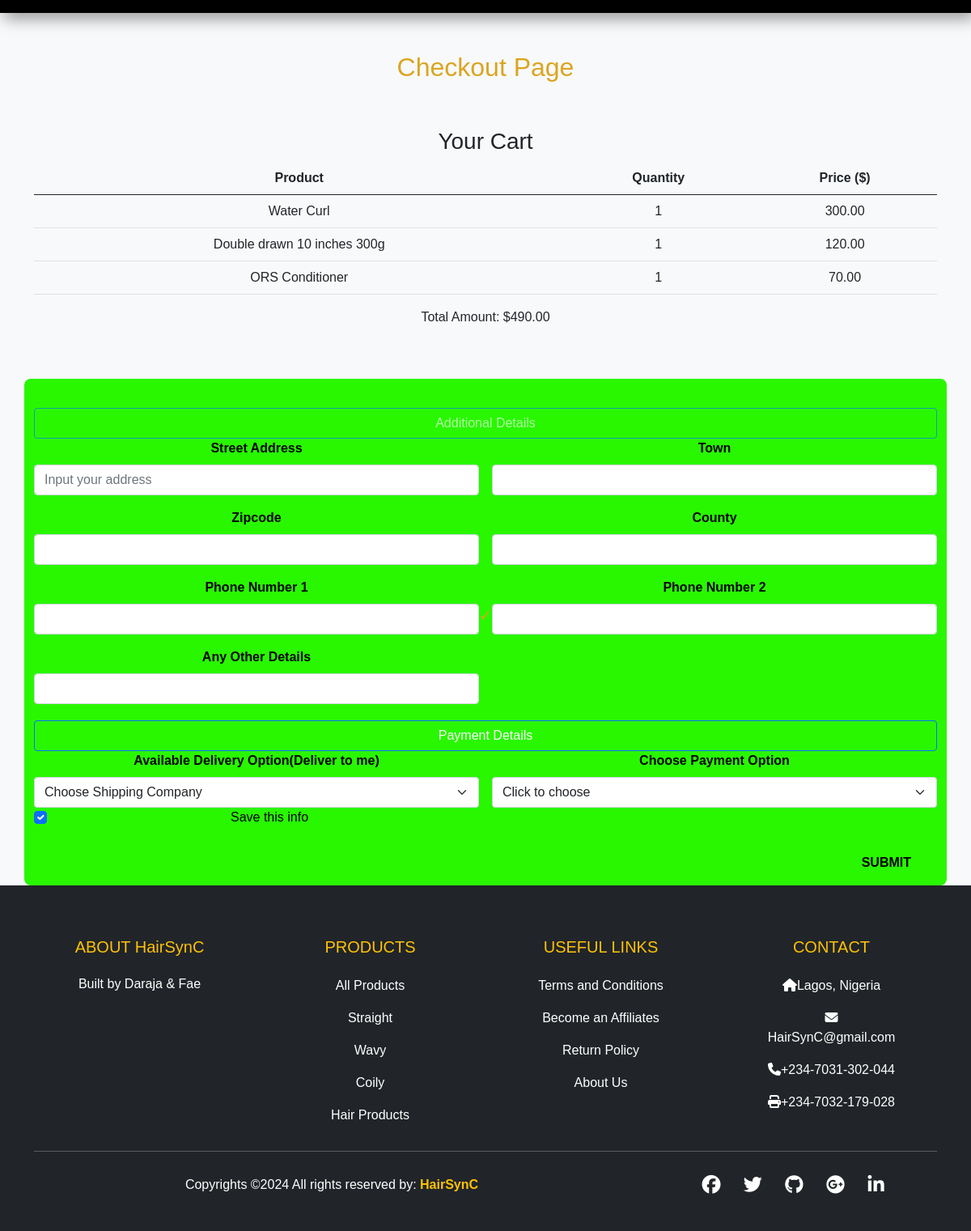
The app's page /store/checkout/ (signed in), older data.
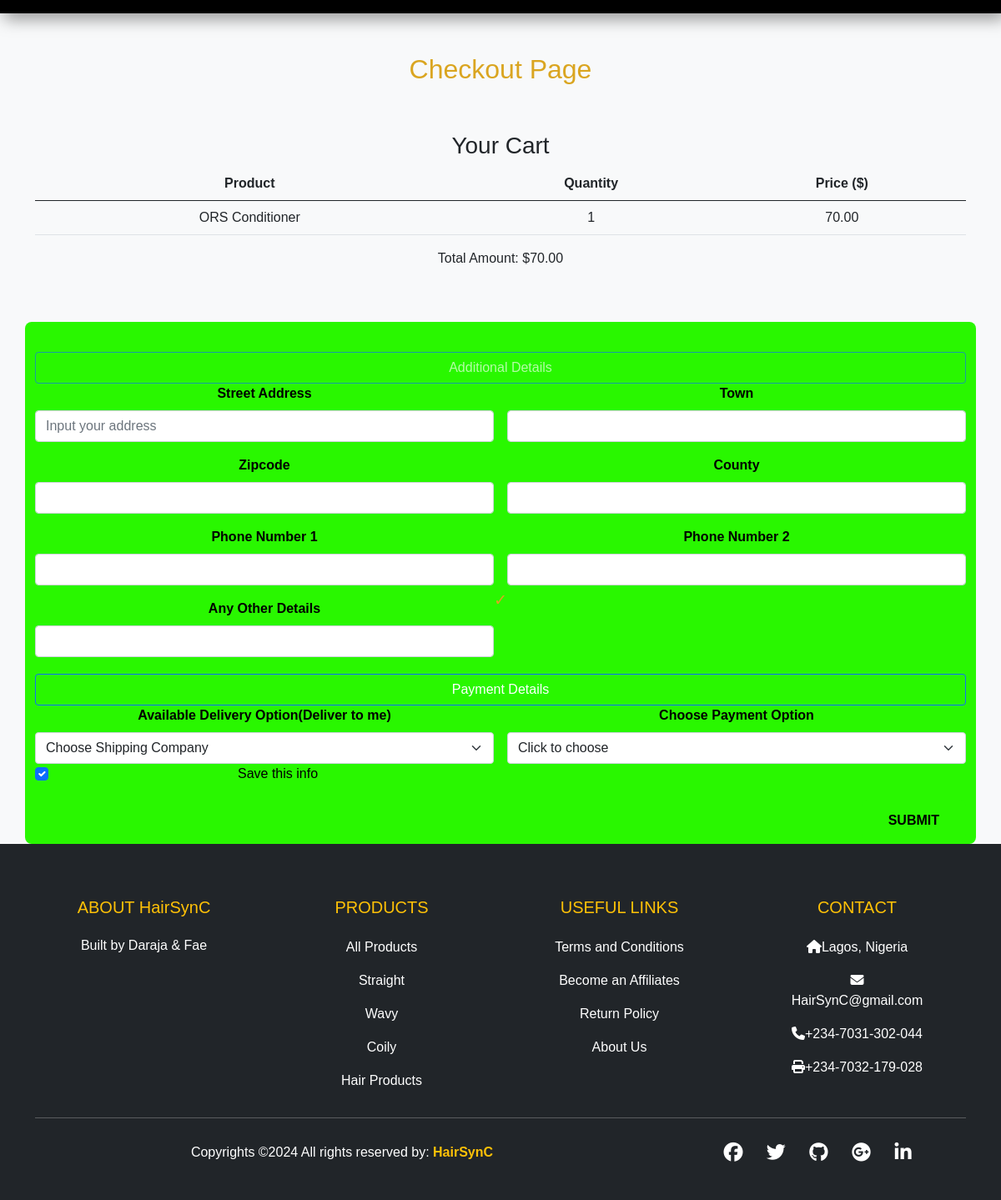
The same page, newer data.
### store/models.py (models this page shows, shortened)
class CartItem(models.Model):
    item_id = models.AutoField(primary_key=True)
    cart = models.ForeignKey(ShoppingCart, on_delete=models.CASCADE)
    product = models.ForeignKey(Product, on_delete=models.CASCADE)
    quantity = models.PositiveIntegerField()

class Product(models.Model):
    product_id = models.AutoField(primary_key=True)
    name = models.CharField(max_length=255)
    description = models.TextField()
    price = models.DecimalField(max_digits=10, decimal_places=2)
    quantity_in_stock = models.IntegerField(validators=[MinValueValidator(0)])
    category = models.ForeignKey(Category, on_delete=models.CASCADE)
    image = models.ImageField(upload_to='images', blank=True)

### store/views.py (the view)
    def wrapper(request, *args, **kwargs):
        if not request.user.is_authenticated:
            return JsonResponse({"error": "Unauthorized"}, status=401)
        return view_func(request, *args, **kwargs)

### store/views.py (called while the page is built)
def check_authentication(view_func):
    def wrapper(request, *args, **kwargs):
        if not request.user.is_authenticated:
            return JsonResponse({"error": "Unauthorized"}, status=401)
        return view_func(request, *args, **kwargs)
    return wrapper

@check_authentication
@require_http_methods(["GET"])
def checkout(request):
    try:
        user_id = request.user.id
        cart_contents = ShoppingCart.objects.get(user=user_id)
        cart_items = CartItem.objects.filter(cart=cart_contents)
        for item in cart_items:
            item.total_price = item.product.price * item.quantity
        total_amount = sum(item.total_price for item in cart_items)
        return render(request, 'store/checkout.html', {
            'cart_items': cart_items,
            'total_amount': total_amount,
            'cart_item_count': cart_items.count()
        })
    except ShoppingCart.DoesNotExist:
        return render(request, 'store/checkout.html', {
            'cart_items': [],
            'total_amount': 0,
            'cart_item_count': 0
        })

### store/templates/store/checkout.html (shortened to what this page needs)
<!DOCTYPE html>
<html lang="en">
<head>
 {% load static %}
 <link rel="stylesheet" href="{% static 'store/css/style.css' %}">
 <link href="{% static 'store/css/all.min.css' %}" rel="stylesheet">
 <link href="{% static 'store/css/bootstrap.min.css' %}" rel="stylesheet">
 <link href="{% static 'store/css/bootstrap-icons.css' %}" rel="stylesheet">
</head>
<body>
<nav class="navbar navbar-expand-xl navbar-dark" id="navbar">
</nav>
<body class="bg-light">
 <div class="container">
      <div class="py-5 text-center">
          <h2 style="color: goldenrod;"> Checkout Page </style></h2>
          <br><br>
          <div class="form">
                <h3>Your Cart</h3>
                <table class="table cart-table">
                 <thead>
                    <tr>
                      <th scope="col">Product</th>
                      <th scope="col">Quantity</th>
                      <th scope="col">Price ($)</th>
                    </tr>
                 </thead>
                 <tbody>
                    {% for item in cart_items %}
                    <tr>
                      <td>{{ item.product.name }}</td>
                      <td>{{ item.quantity }}</td>
                      <td>{{ item.total_price }}</td>
                    </tr>
                    {% endfor %}
                 </tbody>
                </table>
                <p>Total Amount: ${{ total_amount }}</p>
              </div>
            </div>
          </div>
          <div class="container checkout">
            {% if not request.user.has_saved_address %}
            <form method="post" action="{% url 'store:add_address' %}" id="addAddressForm" novalidate>
                <button type="submit" class="btn btn-primary disabled" style="background-color: #29f700;">Additional Details</button>
                <div class="row g-3">
                    <div class="col-sm-6">
                        <label for="streetAddress" class="form-label">Street Address</label>
                        <input type="text" class="form-control" id="streetAddress" name="street_address" placeholder="Input your address" required>
                    </div>
                    <div class="col-sm-6">
                        <label for="town" class="form-label">Town</label>
                        <input type="text" class="form-control" id="town" name="town" required>
                    </div>
                    <div class="col-sm-6">
                        <label for="zipcode" class="form-label">Zipcode</label>
                        <input type="text" class="form-control" id="zipcode" name="zipcode" required>
                    </div>
                    <div class="col-sm-6">
                        <label for="county" class="form-label">County</label>
                        <input type="text" class="form-control" id="county" name="county" required>
                    </div>
                    <div class="col-sm-6">
                        <label for="phoneNumber1" class="form-label">Phone Number 1</label>
                        <input type="text" class="form-control" id="phoneNumber1" name="phone_number_1" required>
                    </div>
                    <div class="col-sm-6">
                        <label for="phoneNumber2" class="form-label">Phone Number 2</label>
                        <input type="text" class="form-control" id="phoneNumber2" name="phone_number_2" required>
                    </div>
                    <div class="col-sm-6">
                        <label for="additionalDetails" class="form-label">Any Other Details</label>
                        <input type="text" class="form-control" id="additionalDetails" name="additional_details">
                    </div>
                </div>
            </form>
            {% endif %}
            <form method="post" action="{% url 'store:process_checkout' %}" id="checkoutForm" novalidate>
                <button type="submit" class="btn btn-primary" style="background-color: #29f700;">Payment Details</button>
                <div class="row g-3">
                    <div class="col-sm-6">
                      <label for="shippingCompany" class="form-label">Available Delivery Option(Deliver to me)</label>
                        <select id="shippingCompany" class="form-select" name="shipping_company" required>
                            <option selected>Choose Shipping Company</option>
                        </select>
                    </div>
                    <div class="col-sm-6">
                        <label for="paymentOption" class="form-label">Choose Payment Option</label>
                        <select id="paymentOption" class="form-select" name="payment_option" required>
                            <option selected>Click to choose</option>
                        </select>
                    </div>
                </div>
                    <div class="col-md-6">
                        <div class="form-check">
                            <input id="saveInfo" type="checkbox" class="form-check-input" name="save_info" checked>
                            <label for="saveInfo" class="form-check-label" style="align-items: left;">Save this info</label>
                        </div>
                    </div>
                    <div style="text-align: right; width: 100%; margin-right: 5em; margin-top: 30px;">
                      <a href="" class="checkout"><b>SUBMIT</b></a>
                    </div>
                  </div>
</body>
<footer class="bg-dark text-white pt-5 pb-4">
  <div class="container text-center text-md-left">
    <div class="row text-center text-md text-md-left">
      <div class="col-md-3 col-lg-3 col-xl-3 mx auto mt-3">
        <h5 class="mb-4 font-weight-bold text-warning"><a href="about.html" class="text-decoration-none text-warning">ABOUT HairSynC</a>
          <h6> Built by Daraja & Fae </h6>
        </div>
        <div class="col-md-2 col-lg-2 col-xl-2 mx-auto mt-3">
          <h5 class="text-uppercase mb-4 font-weight-bold text-warning">Products</h5>
          <p>
            <a href="{% url 'store:products' %}" class="text-white" style="text-decoration: none;">All Products</a>
          </p>
          <p>
            <a href="{% url 'store:straight' %}" class="text-white" style="text-decoration: none;">Straight</a>
          </p>
          <p>
            <a href="{% url 'store:wavy' %}" class="text-white" style="text-decoration: none;">Wavy</a>
          </p>
          <p>
            <a href="{% url 'store:coily' %}" class="text-white" style="text-decoration: none;">Coily</a>
          </p>
          <p>
            <a href="{% url 'store:hair_products' %}" class="text-white" style="text-decoration: none;">Hair Products</a>
          </p>
        </div>
        <div class="col-md-3 col-lg-2 col-xl-2 mx-auto mt-3">
          <h5 class="text-uppercase mb-4 font-weight-bold text-warning">Useful Links</h5>
          <p>
            <a href="#" class="text-white" style="text-decoration: none;">Terms and Conditions</a>
          </p>
          <p>
            <a href="#" class="text-white" style="text-decoration: none;">Become an Affiliates</a>
          </p>
          <p>
            <a href="#" class="text-white" style="text-decoration: none;">Return Policy</a>
          </p>
          <p>
            <a href="#contact.html" class="text-white" style="text-decoration: none;">About Us</a>
          </p>
        </div>
        <div class="col-md-4 col-lg-3 col-xl-2 mx-auto mt-3">
          <h5 class="text-uppercase mb-4 font-weight-bold text-warning">Contact</h5>
          <p>
            <i class="fas fa-home mr-3"></i>Lagos, Nigeria
          </p>
          <p>
            <i class="fas fa-envelope mr-3"></i>HairSynC@gmail.com
          </p>
          <p>
            <i class="fas fa-phone mr-3"></i>+234-7031-302-044
          </p>
          <p>
            <i class="fas fa-print mr-3"></i>+234-7032-179-028
          </p>
        </div>
    </div>
    <hr class="mb-4">
    <div class="row align-items-center">
      <div class="col-md-7 col-lg-8">
        <p>Copyrights ©2024 All rights reserved by:
          <a href="#" style="text-decoration: none;">
            <strong class="text-warning">HairSynC</strong>
          </a></p>
      </div>
      <div class="col-md-5 col-lg-4">
        <div class="text-center text-md-right">
          <ul class="list-unstyled list-inline">
            <li class="list-inline-item">
              <a href="#" class="btn-floating btn-sm text-white" style="font-size: 23px;"><i class="fab fa-facebook"></i></a>
            </li>
            <li class="list-inline-item">
              <a href="#" class="btn-floating btn-sm text-white" style="font-size: 23px;"><i class="fab fa-twitter"></i></a>
            </li>
            <li class="list-inline-item">
              <a href="https://github.com/NwoguGlory1/HairSynC" class="btn-floating btn-sm text-white" style="font-size: 23px;"><i class="fab fa-github"></i></a>
            </li>
            <li class="list-inline-item">
              <a href="#" class="btn-floating btn-sm text-white" style="font-size: 23px;"><i class="fab fa-google-plus"></i></a>
            </li>
            <li class="list-inline-item">
              <a href="#" class="btn-floating btn-sm text-white" style="font-size: 23px;"><i class="fab fa-linkedin-in"></i></a>
            </li>
          </ul>
        </div>
      </div>
    </div>
  </div>
</footer>
</body>
</html>

### store/static/store/css/style.css (style rules this page uses)
* { margin: 0; padding: 0; box-sizing: border-box; font-family: 'Poppins', sans-serif; }
.btn-primary { width:100%; border: none; border-radius: 50px; background-color: #29f700; border-color: #29f700; }
.form-control { color: rgba(0,0,0,.87); border-top-color: rgba(0,0,0,.42); border-bottom-color: rgba(0,0,0,.42); box-shadow: none !important; border-radius: 4px 4px 0 0; }
.form-label { font-weight: 700 !important; }
#navbar { position: sticky; top: 0; left: 0; z-index: 100; padding: 0.5rem 3rem 0.5rem 4rem; box-shadow: 5px 5px 20px rgba(0,0,0,.5); background: black; }
form { display: flex; flex-direction: column; margin-top: 20px; }
.checkout { text-decoration: none; background-color:#29f700; padding: 1em 2em; color: black; border-radius: 8px; text-align: center; }
.form-check-input:checked { background-color: black; border-color: goldenrod; }
.form-check-input:checked::before { content: "\2713"; position: absolute; top: 50%; left: 50%; transform: translate(-50%, -50%); font-size: 1.2em; color: goldenrod !important; }
.form-check-input { appearance: none; -webkit-appearance: none; -moz-appearance: none; }

Row changes from the older to the newer data that the page shows:
removed CartItem: product.name "Water Curl", quantity "1", total_price "300.00"
removed CartItem: product.name "Double drawn 10 inches 300g", quantity "1", total_price "120.00"
Text that changed along with them:
{{ total_amount }}: "490.00" → "70.00"
